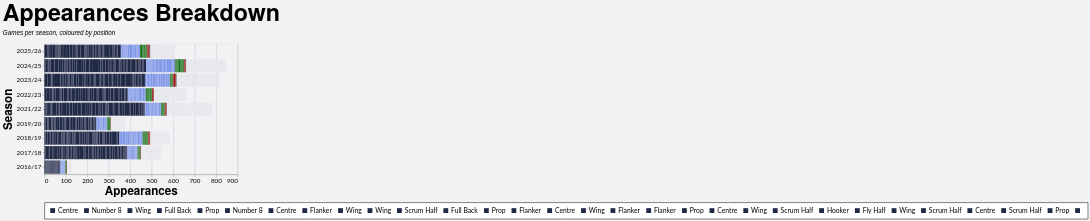

Describe this chart as a Vega-Lite specification.
### Vega-Lite specification from a JSON file in a GitHub repository (floating-point values rounded to 4 significant figures; data arrays with more than 128 entries replaced by an {"elided": "..."} marker saying what was removed)
{"config": {"axis": {"labelFont": "Lato, sans-serif", "titleFont": "PT Sans Narrow, Helvetica Neue, Helvetica, Arial, sans-serif", "labelFontSize": 13, "titleFontSize": 24, "gridColor": "#202947", "gridOpacity": 0.2}, "header": {"labelFont": "PT Sans Narrow, Helvetica Neue, Helvetica, Arial, sans-serif", "titleFont": "PT Sans Narrow, Helvetica Neue, Helvetica, Arial, sans-serif", "labelFontSize": 24, "titleFontSize": 28, "labelFontWeight": "bold", "orient": "left"}, "legend": {"labelFont": "Lato, sans-serif", "titleFont": "PT Sans Narrow, Helvetica Neue, Helvetica, Arial, sans-serif", "labelFontSize": 14, "titleFontSize": 16, "titlePadding": 5, "fillColor": "white", "strokeColor": "black", "padding": 10, "titleFontWeight": "lighter", "titleFontStyle": "italic", "titleColor": "gray", "offset": 10}, "title": {"font": "PT Sans Narrow, Helvetica Neue, Helvetica, Arial, sans-serif", "fontSize": 48, "fontWeight": "bold", "anchor": "start", "align": "center", "titlePadding": 20, "subtitlePadding": 10, "subtitleFontSize": 13, "subtitleColor": "", "subtitleFontStyle": "italic", "offset": 15, "color": "black"}, "axisX": {"labelAngle": 0}, "facet": {"title": null, "header": null, "align": {"row": "each", "column": "each"}}, "resolve": {"scale": {"y": "independent", "facet": "independent"}}, "background": "#f2f1f4"}, "data": {"name": "data-901b11df48bd05cc03ab1ff1398c5a8a"}, "mark": {"type": "bar"}, "encoding": {"color": {"field": "color_key", "legend": {"labelExpr": "split(datum.label, '|||')[1]", "orient": "bottom", "title": null}, "scale": {"domain": {"elided": "764 str values"}, "range": {"elided": "764 str values"}}, "type": "nominal"}, "tooltip": [{"field": "player", "title": "Player", "type": "nominal"}, {"field": "season", "title": "Season", "type": "nominal"}, {"field": "color_value", "title": "Position", "type": "nominal"}, {"aggregate": "sum", "field": "apps", "title": "Appearances", "type": "quantitative"}], "x": {"aggregate": "sum", "field": "apps", "title": "Appearances", "type": "quantitative"}, "y": {"field": "season", "sort": {"field": "season_sort", "op": "max", "order": "descending"}, "title": "Season", "type": "nominal"}}, "height": {"step": 30}, "title": {"text": "Appearances Breakdown", "subtitle": "Games per season, coloured by position"}, "width": 400, "$schema": "https://vega.github.io/schema/vega-lite/v5.20.1.json", "datasets": {"data-901b11df48bd05cc03ab1ff1398c5a8a": {"elided": "2489 records"}}}
